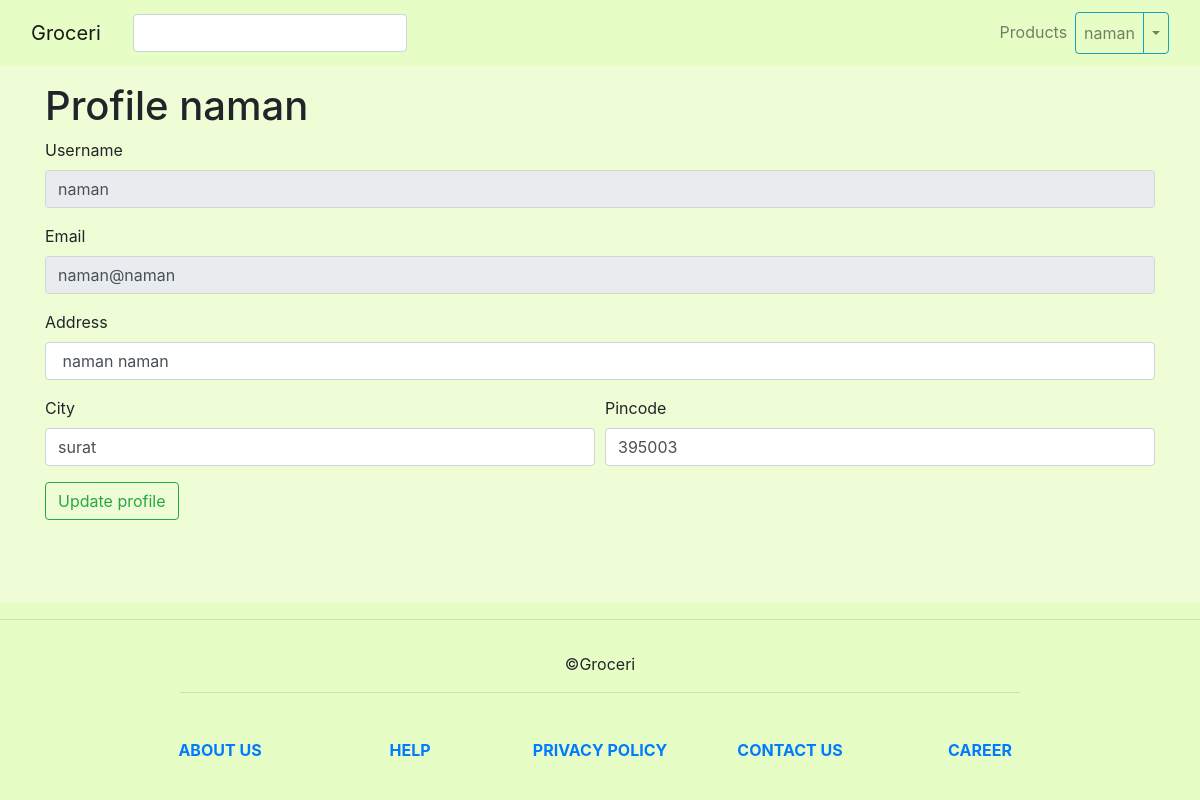
The page /profile/change (signed in) on the database as committed earlier.
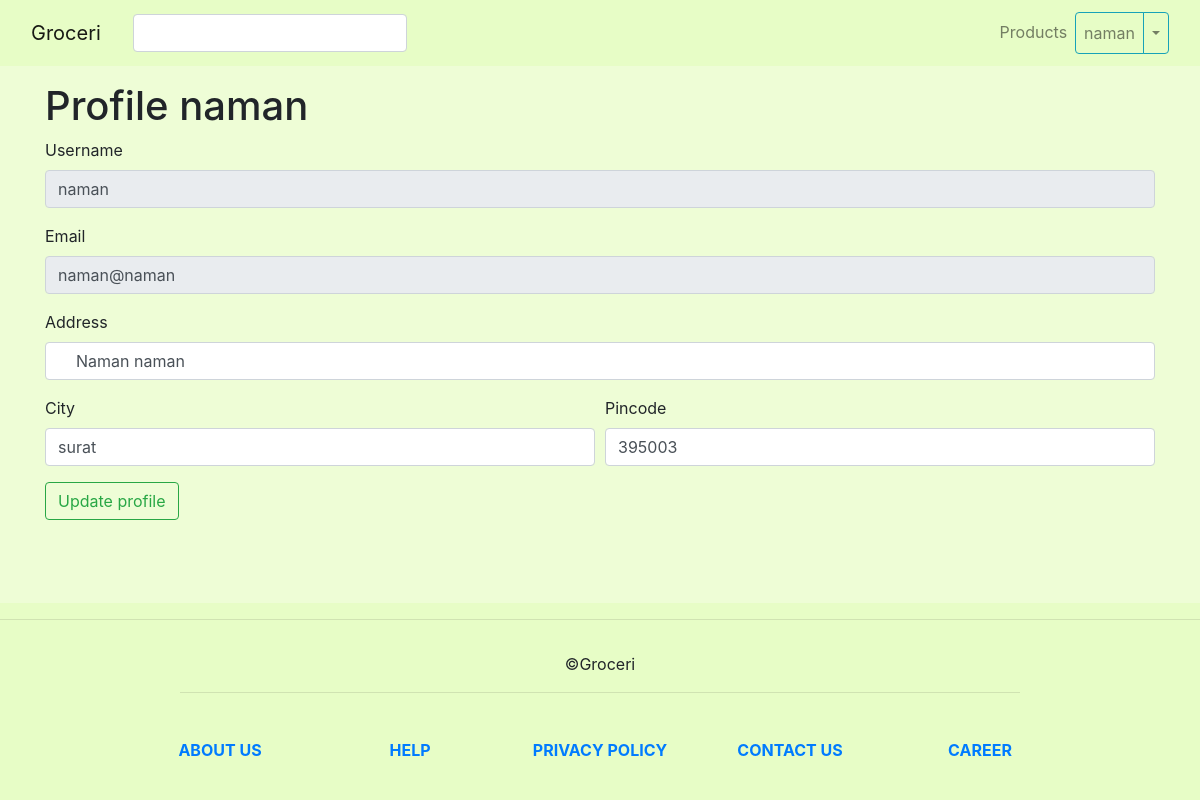
The same page on the database as committed later.
### tables this page shows
CREATE TABLE user_info (
username text not null,
email text not null,
password text not null,
user_type text not null default "reg",
address text not null,
city text not null,
pincode char(6) not null,

PRIMARY KEY ('username')
);

### app.py (the view, shortened to what this page needs)
@app.route('/profile/change', methods=["GET", "POST"])
@login_required
def change_profile():
	if request.method == "GET":
		username = session["username"]
		con = sql.connect('groceri.db')
		con.row_factory = dict_factory
		cur = con.cursor()
		profile = con.execute('select * from user_info where username=?',(username,)).fetchone()
		con.close()
		return render_template('profile.html', profile=profile)

### SQL_execute.py (called while the page is built)
def dict_factory(cursor, row):
    d = {}
    for idx, col in enumerate(cursor.description):
        d[col[0]] = row[idx]
    return d

### app.py (called while the page is built)
def login_required(f):
	@wraps(f)
	def fn( *args, **kwargs):
		if 'username' not in session:
			return redirect( url_for('login'))
		return f( *args, **kwargs)
	return fn

### templates/profile.html (shortened to what this page needs)
{% extends "base.html" %}
{% block main %}
	<h1>Profile {{ profile["username"] }}</h1>
	<form method="post" action="{{ url_for('change_profile') }}">
		<div class="form-group">
			<label for="username">Username</label>
            <input type="text" class="form-control" id="username" name="username" placeholder="Unique username ( max 20 characters )" disabled
                value="{{ profile['username'] }}">
		</div>
		<div class="form-group">
			<label for="email">Email</label>
            <input type="email" class="form-control" id="email" name="email" placeholder="Email for verification and updates" disabled
                value="{{ profile['email'] }}">
		</div>
		<div class="form-group">
			<label for="address">Address</label>
            <input type="text" class="form-control" id="address" name="address" placeholder="Delivery Address" required
                value=" {{ profile['address'] }}">
		</div>
		<div class="form-row">
			<div class="form-group col-md-6">
				<label>City</label>
				<input class="form-control" name="city" placeholder="City" required value="{{ profile['city'] }}">
			</div>
			<div class="form-group col-md-6">
				<label for="pincode">Pincode</label>
				<input type="number" class="form-control" name="pincode" placeholder="Pincode" required value="{{ profile['pincode'] }}">
			</div>
		</div>
		<button type="submit" class="btn btn-outline-success">Update profile</button>
	</form>
{% endblock %}

### templates/base.html (shortened to what this page needs)
<!DOCTYPE html>
<html>
<head>
	<link rel="stylesheet" href="https://stackpath.bootstrapcdn.com/bootstrap/4.3.1/css/bootstrap.min.css">
	<link rel="stylesheet" href="{{ url_for('static', filename='css/base.css') }}">
</head>
<body>
	<header class="container-fluid sticky-top">
		{% include 'mainHeader.html' %}
	</header>
	<div class="conatiner">
	</div>
	<main class="container">
		{% block main %}{% endblock %}
	</main>
	<footer class="footer">
		{% include 'footer.html' %}
	</footer>
</body>
</html>

### templates/mainHeader.html (shortened to what this page needs)
<nav class="navbar navbar-light navbar-expand-sm">
	<div class="navbar-brand">
		<a class="navbar-brand" href="{{ url_for('index') }}">Groceri</a>
	</div>
	<form class="form-inline" action="{{ url_for('search') }}" method="get">
		<input class="form-control" required name="q">
	</form>
	<div class="collapse navbar-collapse" id="navbarSupportedContent">
		<ul class="navbar-nav ml-auto">
				{% if session.username %}
				<li class="nav-item">
					<a class="nav-link" href="{{ url_for('get_products') }}">Products</a>
				</li>
				<li class="nav-item dropdown btn-group">
					<a class="nav-link btn btn-outline-info"
					   href="">{{ session["username"] }}
					</a>
					<a class="btn btn-outline-info nav-link dropdown-toggle dropdown-toggle-split" data-toggle="dropdown" aria-haspopup="true" aria-expanded="false"><span class="sr-only">Toggle Dropdown</span></a>
				{% endif %}
		</ul>
	</div>
</nav>

### templates/footer.html
<hr>
<div class="footer-copyright text-center py-3">
	©Groceri
</div>
<hr class="rgba-white-light" style="margin: 0 15%;">
<div class="container">
  <div class="row text-center d-flex justify-content-center pt-5 mb-3">
	<div class="col-md-2 mb-3">
	  <h6 class="text-uppercase font-weight-bold">
		<a href="#!">About us</a>
	  </h6>
	</div>
	<div class="col-md-2 mb-3">
	  <h6 class="text-uppercase font-weight-bold">
		<a href="#!">Help</a>
	  </h6>
	</div>
	<div class="col-md-2 mb-3">
	  <h6 class="text-uppercase font-weight-bold">
		<a href="#!">Privacy Policy</a>
	  </h6>
	</div>
	<div class="col-md-2 mb-3">
	  <h6 class="text-uppercase font-weight-bold">
		<a href="#!">Contact Us</a>
	  </h6>
	</div>
	<div class="col-md-2 mb-3">
	  <h6 class="text-uppercase font-weight-bold">
		<a href="#!">Career</a>
	  </h6>
	</div>
  </div>
</div>

### static/css/base.css (style rules this page uses)
html { height: 100%; }
body { height: 100%; display: flex; flex-direction: column; background-color: rgba(231, 253, 198,0.7); }
main { flex: 1 0 auto; }
header { background-color: rgb(231, 253, 198); }
footer { flex-shrink: 0; background-color: rgb(231,253,198); }

Rows that differ between the two databases and show on the page:
changed user_info "naman": address "naman naman" → "Naman naman"
